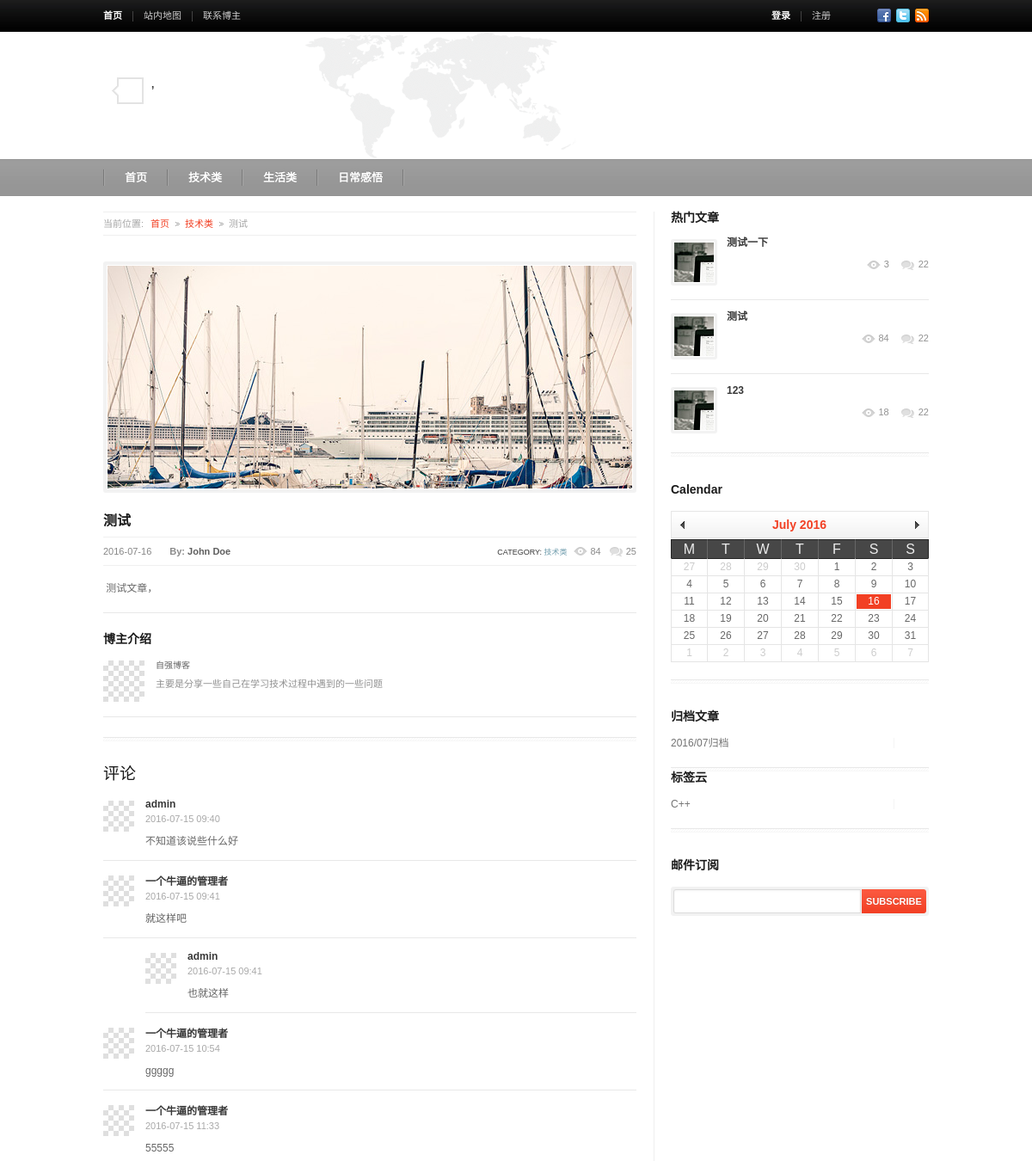
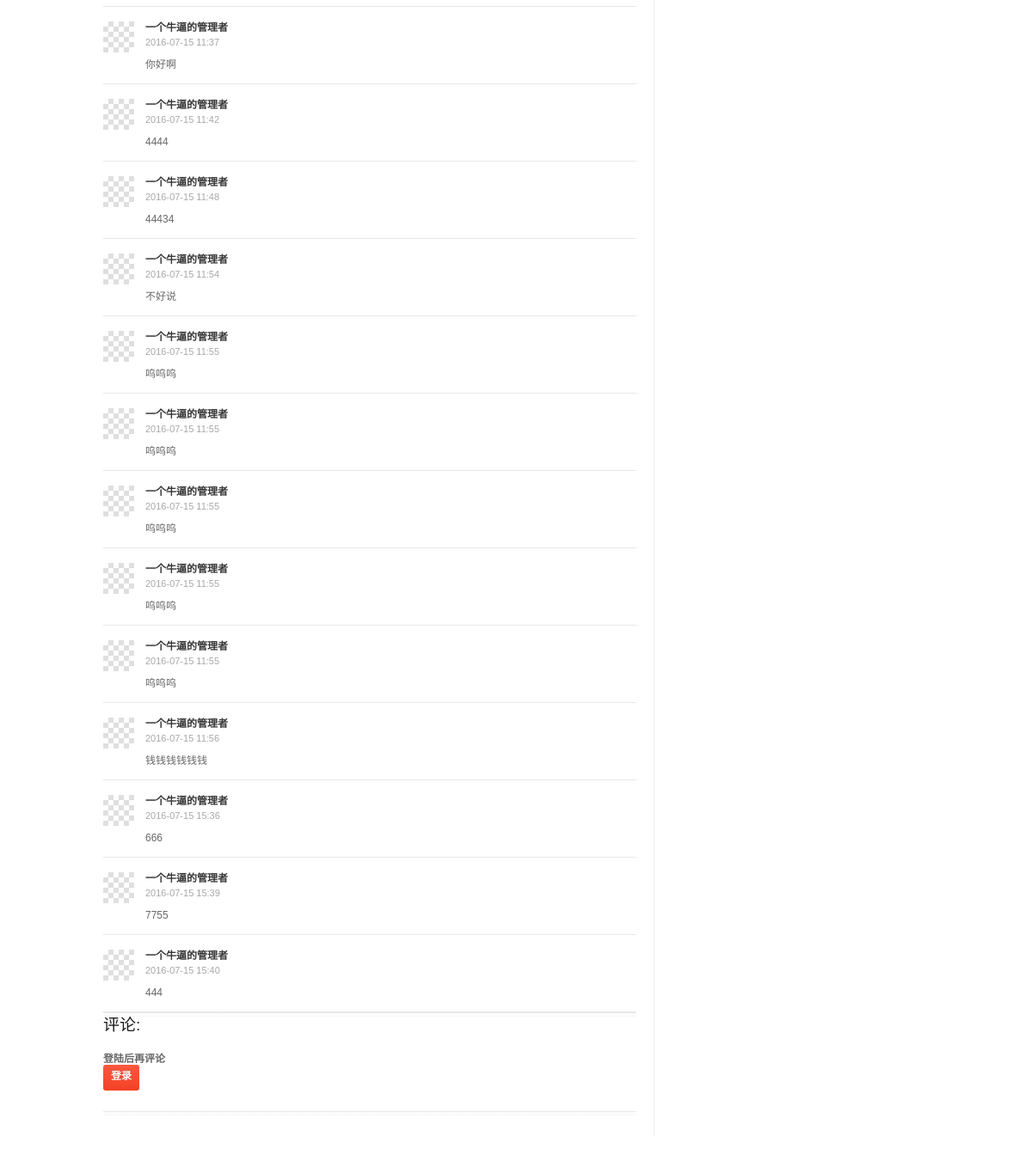
The app's page /article/1/ with its own data (2 pictures, top to bottom).
### personaleblog/models.py (models this page shows, shortened)
@python_2_unicode_compatible
class Category(models.Model):
    name=models.CharField('分类',max_length=20,unique=True)
    slug=models.SlugField(max_length=20,help_text='根据名称来创建url',unique=True)
    describe=models.TextField('描述')
    create_at=models.DateField('创建时间',auto_now_add=True)
    update_at=models.DateField('更新时间',auto_now=True)
    def get_absolute_url(self):
        return reverse('category',args=[self.slug,])
    class Meta:
        ordering=['create_at']
        verbose_name='分类'
        verbose_name_plural=verbose_name
        permissions=(
            ('can_see','Can see view'),
            ('can_add','Can add view'),
        )

@python_2_unicode_compatible
class Article(models.Model):
    title=models.CharField('标题',max_length=20,unique=True)
    content=RichTextUploadingField('正文')
    is_pass=models.BooleanField('是否发布',default=True)
    clicks=models.IntegerField(verbose_name='点击数',default=0)
    create_at=models.DateField('创建时间',auto_now_add=True)
    update_at=models.DateField('更新时间',auto_now=True)
    categroy=models.ForeignKey(Category,verbose_name='分类')
    tags=models.ManyToManyField(Tag,verbose_name='标签')
    objects=ArticleManage()
    class Meta:
        ordering=['create_at']
        verbose_name='文章'
        verbose_name_plural=verbose_name
    def get_absolute_url(self):
        return reverse('article', args=[self.id, ])

class Comment(models.Model):
    user=models.ForeignKey(MyUser,verbose_name='用户')
    date=models.DateTimeField(auto_now=True,verbose_name='评论日期')
    article=models.ForeignKey(Article,verbose_name='文章')
    content=models.CharField(max_length=300,verbose_name='评论内容',unique=True)
    comment_parent=models.ForeignKey('self',blank=True,null=True,verbose_name='父级评论')
    class Meta:
        verbose_name='评论'
        verbose_name_plural=verbose_name
        ordering=['id','date']

@python_2_unicode_compatible
class MyUser(AbstractBaseUser):
    email = models.EmailField(
        verbose_name='email',
        max_length=255,
        unique=True,
    )
    name=models.CharField(verbose_name='姓名',max_length=20,unique=True)
    is_active = models.BooleanField(default=True)
    is_admin = models.BooleanField(default=False)
    objects = MyUserManager()
    USERNAME_FIELD = 'email'
    class Meta:
        verbose_name="用户"
        verbose_name_plural=verbose_name
    def get_short_name(self):
        return self.name

@python_2_unicode_compatible
class Tag(models.Model):
    name=models.CharField('标签名称',max_length=20,unique=True)
    slug=models.SlugField(max_length=10,help_text="根据标签名字来获取url",unique=True)
    description=models.TextField('描述')
    create_at=models.DateField('创建时间',auto_now_add=True)
    update_at=models.DateField('更新时间',auto_now=True)
    def __str__(self):
        return self.name
    class Meta:
        ordering=['create_at']
        verbose_name='标签'
        verbose_name_plural=verbose_name

### personaleblog/views.py (the view)
# urls.py: url(r'^article/(?P<article_id>[^/]+)/$',detail,name='article'),
def detail(request, article_id):
    try:
        article = Article.objects.get(pk=article_id)
        article.clicks += 1
        article.save()
        comments=Comment.objects.filter(article_id=article_id)
        comment_list=[]
        for comment in comments:
            for item in comment_list:
                if not hasattr(item,'child_comment'):
                    setattr(item,'child_comment',[])
                if comment.comment_parent==item:
                    item.child_comment.append(comment)
                    break
            if comment.comment_parent==None:
                comment_list.append(comment)
    except Article.DoesNotExist:
        pass
    return render(request, "blog/detail.html", {'article': article,'comments':comment_list})

### personaleblog/models.py (called while the page is built)
    def archive_distink(self):
        date_list=self.values('create_at')
        archive_list=[]
        for  date in date_list:
            date=date['create_at'].strftime("%Y/%m")
            if date not in archive_list:
                archive_list.append(date)
        return archive_list

### personaleblog/templatetags/blogtags.py (called while the page is built)
@register.inclusion_tag('blog/show_latest.html')
def latest_article(count=5):
    articles=Article.objects.all().order_by('-create_at')[:count]
    return {'articles':articles}

### personaleblog/views.py (called while the page is built)
def golob_setting(request):
    categroys = Category.objects.all()  # 把所有的分类给找出来
    tags = Tag.objects.all()
    archive = Article.objects.archive_distink()
    return {
        'categroys': categroys,
        'tags': tags,
        'archives': archive,
    }

### templates/blog/detail.html (shortened to what this page needs)
{% extends "base.html" %}
{% block content %}
    <div class="main_content">
<div class="block_breadcrumbs">
<div class="text"><p> 当前位置:</p></div>
	<ul>
		<li><a href="{% url 'index' %}">首页</a></li>
		<li><a href="{{ article.categroy.get_absolute_url }}"> {{ article.categroy.name }}</a></li>
        <li>{{ article.title }}</li>
	</ul>
</div>
<div class="separator" style="height:30px;"></div>
<article class="block_single_post">
<div class="f_pic"><a href="#"><img src="/statics/images/pic_blog_post_1.jpg" alt=""></a></div>
<p class="title"><a href="#">{{ article.title}}</a></p>
    <div class="info">
        <div class="date"><p>{{ article.update_at|date:"Y-m-d" }}</p></div>
        <div class="author"><p>By: <a href="#">John Doe</a></p></div>
        <div class="r_part">
            <div class="category"><p>category: <a href="{{ article.categroy.get_absolute_url }}">{{ article.categroy.name }}</a></p></div>
            <a href="#" class="views">{{ article.clicks }}</a>
            <a href="#" class="comments">25</a>
        </div>
    </div>
    <div class="content">
           {{article.content|safe}}
    </div>
    <div class="line_3" style="margin:4px 0px 23px;"></div>
    <div class="about_author">
        <h4>博主介绍</h4>
        <div class="photo"><a href="#"><img src="/statics/images/ava_default_3.jpg" alt=""></a></div>
        <div class="bio">
            <p class="name"><a href="#">自强博客</a></p>
           <p>主要是分享一些自己在学习技术过程中遇到的一些问题</p>
        </div>
    </div>
    <div class="line_3" style="margin:17px 0px 23px;"></div>
</article>
</div>
     <div class="line_2" style="margin:5px 0px 28px;"></div>
<div class="block_comments" id='commentslist'>
	<h2>评论</h2>
	{% for comment in comments %}
	<div class="comment">
		<div class="userpic"><a href="#"><img src="/statics/images/ava_default_1.jpg" alt="" /></a></div>
		<div class="content">
			<p class="name">{{ comment.user.get_short_name }}</p>
			<p class="info"><span class="date">{{ comment.date|date:"Y-m-d H:i" }}</span></p>
			<p class="text">{{ comment.content }}</p>
		</div>
		<div class="line_3"></div>
		{% for item in comment.child_comment %}
		<div class="comment">
			<div class="userpic"><a href="#"><img src="/statics/images/ava_default_1.jpg" alt="" /></a></div>
			<div class="content">
				<p class="name">{{ item.user.get_short_name }}</p>
				<p class="info"><span class="date">{{ item.date|date:"Y-m-d H:i" }}</span></p>
				<p class="text">{{ item.content }}</p>
			</div>
			<div class="line_3"></div>
		</div>
		{%endfor%}
	</div>
	{%endfor%}
</div>
     <div class="line_2"></div>
           <div class="block_contact_form">
           <h2>评论:</h2>
                {% if request.user.is_authenticated %}
                    <form  method="POST"   id='formadd'>
                    {% csrf_token %}
                        <input name="articleid" type="hidden" value="{{ article.id }}"/>
                        <textarea name='comment'class="textarea"></textarea>
                    <button type="submit" class="general_button">提交</button>
                    </form>
                       {% else %}
                   <p>登陆后再评论</p><a class='general_button' href="{% url 'login' %}">登录</a>
            {% endif %}
        </div>
{% endblock %}

### templates/base.html (shortened to what this page needs)
{% load blogtags %}
{% load staticfiles %}
<html>
<head>
<link rel="stylesheet" href="{% static 'layout/style.css' %}" type="text/css" />
<link rel="stylesheet" href="{% static 'layout/plugins/prettyphoto/css/prettyPhoto.css' %}" type="text/css" />
<link rel="stylesheet" href="{% static 'layout/plugins/calendar/calendar.css' %}" type="text/css" />
<link rel="stylesheet" href="{% static 'layout/plugins/video-audio/mediaelementplayer.css' %}" />
<link rel="stylesheet" href="{% static 'layout/plugins/flexslider/flexslider.css' %}" type="text/css" />
<link rel="stylesheet" href="{% static 'layout/plugins/ibuttons/css/jquery.ibutton.css' %}" type="text/css" />
<meta http-equiv="Content-Type" content="text/html; charset=utf-8" /></head>
<body>
	<div class="wrapper sticky_footer">
        <header>
            <div id="header">
            	<section class="top">
                	<div class="inner">
                    	<div class="fl">
                        	<div class="block_top_menu">
                            	<ul>
                                	<li class="current"><a href="{% url 'index' %}">首页</a></li>
                                    <li><a href="#">站内地图</a></li>
                                    <li><a href="#">联系博主</a></li>
                                </ul>
                            </div>
                        </div>
                        <div class="fr">
                        	<div class="block_top_menu">
                            	<ul>
                                    {% if request.user.is_authenticated %}
                                        <li><a href="">{{ user.name }}</a></li>
                                        <li><a href="{% url 'logout' %}">注销</a></li>
                                    {% else %}
                                	<li class="current"><a href="{% url 'login' %}" class="open_popup">登录</a></li>
                                    <li><a href="registration.html">注册</a></li>
                                    {% endif %}
                                </ul>
                            </div>
                            <div class="block_social_top">
                            	<ul>
                                	<li><a href="#" class="fb">Facebook</a></li>
                                    <li><a href="#" class="tw">Twitter</a></li>
                                    <li><a href="#" class="rss">RSS</a></li>
                                </ul>
                            </div>
                        </div>
                    </div>
                </section>
            	<section class="bottom">
                	<div class="inner">
                        <div class="block_today_date">
                        	<div class="num"><p id="num_top" /></div>
                            <div class="other">
                            	<p class="month_year">, </p>
                            </div>
                        </div>
                    </div>
                </section>
                <section class="section_main_menu">
                	<div class="inner">
                    	<nav class="main_menu">
                            {% if current == 0 %}
                            <ul>
                                <li class="current_page_item"><a href="{% url 'index' %}">首页</a></li>
                                {% for categroy in categroys %}
                                    <li><a href="{{ categroy.get_absolute_url }}">{{ categroy.name }}</a></li>
                                {% endfor %}
                            </ul>
                            {% elif current != 0 %}
                                <ul>
                                 <li ><a href="{% url 'index' %}">首页</a></li>
                                 {% for categroy in categroys %}
                                     {% if categroy.id == current %}
                                        <li class="current_page_item"><a href="{{ categroy.get_absolute_url }}">{{ categroy.name }}</a></li>
                                     {% else %}
                                         <li><a href="{{ categroy.get_absolute_url }}">{{ categroy.name }}</a></li>
                                     {% endif %}
                                {% endfor %}
                                </ul>
                            {% endif %}
						</nav>
                    </div>
                </section>
            </div>
        </header>
        <div id="content" class="right_sidebar">
        	<div class="inner">
            	<div class="general_content">
                	<div class="main_content">
                        <div class="block_blog_1">
                        {% block content %}
                        {% endblock %}
                        </div>
                        <div class="line_2" style="margin:24px 0px 25px;"></div>
                    </div>
                    <div class="sidebar">
                            {% latest_article %}
                        <div class="separator" style="height:31px;"></div>
                        <div class="block_calendar">
                        	<h4>Calendar</h4>
                            <div class="calendar" id="calendar_sidebar">
                            </div>
                            <div class="line_2"></div>
                        </div>
                        <div class="separator" style="height:31px;"></div>
                        <div class="block_popular_stuff">
                        	<h4>归档文章</h4>
                            <div class="content">
                            	{% for archive in archives %}
                                    <label>{{ archive }}归档</label>
                                {% endfor %}
                            </div>
                            <div class="line_2"></div>
                        </div>
                        <div class="block_popular_stuff">
                        	<h4>标签云</h4>
                            <div class="content">
                                {% for tag in tags %}
                                    {{ tag }}
                                {% endfor %}
                            </div>
                            <div class="line_2"></div>
                        </div>
                      	<div class="separator" style="height:31px;"></div>
                        <div class="block_newsletter">
                        	<h4>邮件订阅</h4>
                            <form action="#" />
                            	<div class="field"><input type="text" class="w_def_text" title="Enter Your Email Addres" /></div>
                                <input type="submit" class="button" value="Subscribe" />
                        </div>
                    </div>
                </div>
            </div>
        </div>
    </div>
</body>
</html>

### templates/blog/show_latest.html (shortened to what this page needs)
<div class="block_popular_posts">
	<h4>热门文章</h4>
	{%for article in articles%}
	<div class="article">
		<div class="pic">
			<a href="#" class="w_hover">
				<img src="/statics/images/pic_popular_post_1.jpg" alt="" />
			</a>
		</div>
		<div class="text">
			<p class="title"><a href="{{ article.get_absolute_url }}">{{ article.title }}</a></p>
			<div class="icons">
				<ul>
					<li><a href="#" class="views">{{ article.clicks }}</a></li>
					<li><a href="#" class="comments">22</a></li>
				</ul>
			</div>
		</div>
	</div>
        {% if not forloop.last %}
	<div class="line_3"></div>
        {% endif %}
	{%endfor%}
 <div class="line_2"></div>
</div>

### records on screen
Category: name "技术类"
Category: name "生活类"
Category: name "日常感悟"
Article: categroy.name "技术类", title "测试", update_at "2016-07-16", clicks "84", content "测试文章，"
Comment: user.get_short_name "admin", date "2016-07-15 09:40", content "不知道该说些什么好"
Comment: user.get_short_name "一个牛逼的管理者", date "2016-07-15 09:41", content "就这样吧"
Comment: user.get_short_name "admin", date "2016-07-15 09:41", content "也就这样"
Comment: user.get_short_name "一个牛逼的管理者", date "2016-07-15 10:54", content "ggggg"
Comment: user.get_short_name "一个牛逼的管理者", date "2016-07-15 11:33", content "55555"
Comment: user.get_short_name "一个牛逼的管理者", date "2016-07-15 11:37", content "你好啊"
Comment: user.get_short_name "一个牛逼的管理者", date "2016-07-15 11:42", content "4444"
Comment: user.get_short_name "一个牛逼的管理者", date "2016-07-15 11:48", content "44434"
Comment: user.get_short_name "一个牛逼的管理者", date "2016-07-15 11:54", content "不好说"
Comment: user.get_short_name "一个牛逼的管理者", date "2016-07-15 11:55", content "呜呜呜"
Comment: user.get_short_name "一个牛逼的管理者", date "2016-07-15 11:55", content "呜呜呜"
Comment: user.get_short_name "一个牛逼的管理者", date "2016-07-15 11:55", content "呜呜呜"
Comment: user.get_short_name "一个牛逼的管理者", date "2016-07-15 11:55", content "呜呜呜"
Comment: user.get_short_name "一个牛逼的管理者", date "2016-07-15 11:55", content "呜呜呜"
Comment: user.get_short_name "一个牛逼的管理者", date "2016-07-15 11:56", content "钱钱钱钱钱钱"
Comment: user.get_short_name "一个牛逼的管理者", date "2016-07-15 15:36", content "666"
Comment: user.get_short_name "一个牛逼的管理者", date "2016-07-15 15:39", content "7755"
Comment: user.get_short_name "一个牛逼的管理者", date "2016-07-15 15:40", content "444"
Article: title "测试一下", clicks "3"
Article: title "123", clicks "18"
Tag: name "C++"

### other values on screen
{{ archive }} "2016/07"
